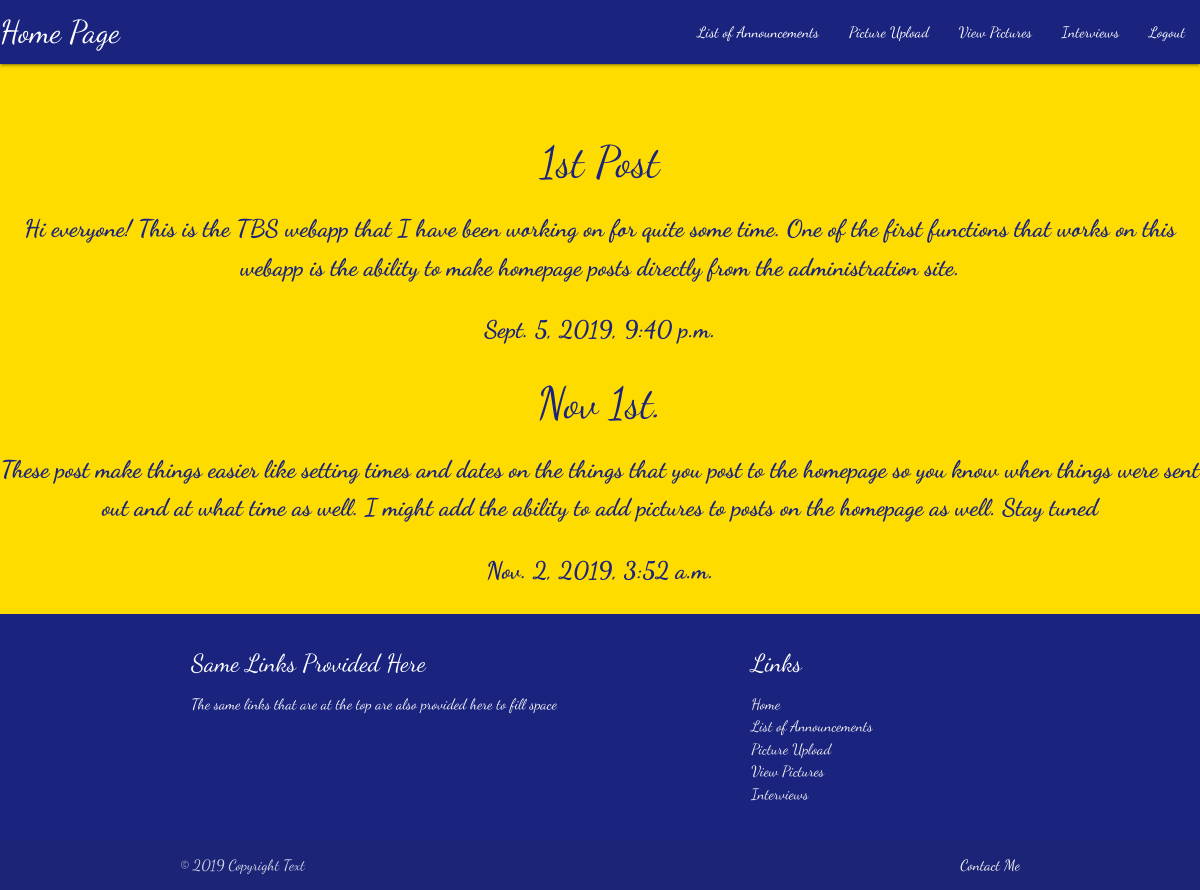
The page /tausite/ (signed in) on the database its author committed.
### tausite/models.py (models this page shows, shortened)
class Home(models.Model):
    homeTitle = models.CharField(max_length=200)
    homeDesc = models.TextField()
    homeDate = models.DateTimeField()

### tausite/views.py (the view)
# urls.py: url('^tausite/', include(('tausite.urls', 'home'), namespace='tausite')),
def home(request):
    index_file_path = PROJECT_PATH + '/templates/home.html'
    homes = Home.objects.all()
    context = {'home': homes}
    return render(request, index_file_path, context)

### tausite/templates/home.html (shortened to what this page needs)
<!DOCTYPE html>
<html>
<head>
    {% load static %}
    <link rel="stylesheet" href="https://cdnjs.cloudflare.com/ajax/libs/materialize/1.0.0/css/materialize.min.css">
    <link rel="stylesheet" href="{% static 'css/home.css' %}">
</head>
<body>
<div class="backgroundColor">
    {% block content %}
    {% if user.is_authenticated %}
    {% include 'base2.html' %}
    {% else %}
    {% include 'base.html' %}
    {% endif %}
    {% for homes in home %}
    <h3 class="title">{{homes.homeTitle}}</h3>
    <p class="description">{{homes.homeDesc}}</p>
    <p class="date">{{homes.homeDate}}</p>
    {% endfor %}
    {% include 'footer.html' %}
    {% endblock content%}
</div>
</body>
</html>

### tausite/static/css/home.css (style rules this page uses)
.backgroundColor { background-color: rgb(255, 220, 0); }
body { font-family: 'Dancing Script', cursive; }
.title { text-align: center; color: rgb(26, 35, 126); }
.description, .date { text-align: center; line-height: 1.6; color: rgb(26, 35, 126); font-weight: bold; font-size: 24px; }

### rows shown on the page
Home: homeTitle "1st Post", homeDesc "Hi everyone! This is the TBS webapp that I have been working on for quite some time. One of the first functions that works on this webapp is the ability to make homepage posts directly from the administration site.", homeDate "Sept. 5, 2019, 9:40 p.m."
Home: homeTitle "Nov 1st.", homeDesc "These post make things easier like setting times and dates on the things that you post to the homepage so you know when things were sent out and at what time as well. I might add the ability to add pictures to posts on the homepage as well. Stay tuned", homeDate "Nov. 2, 2019, 3:52 a.m."
